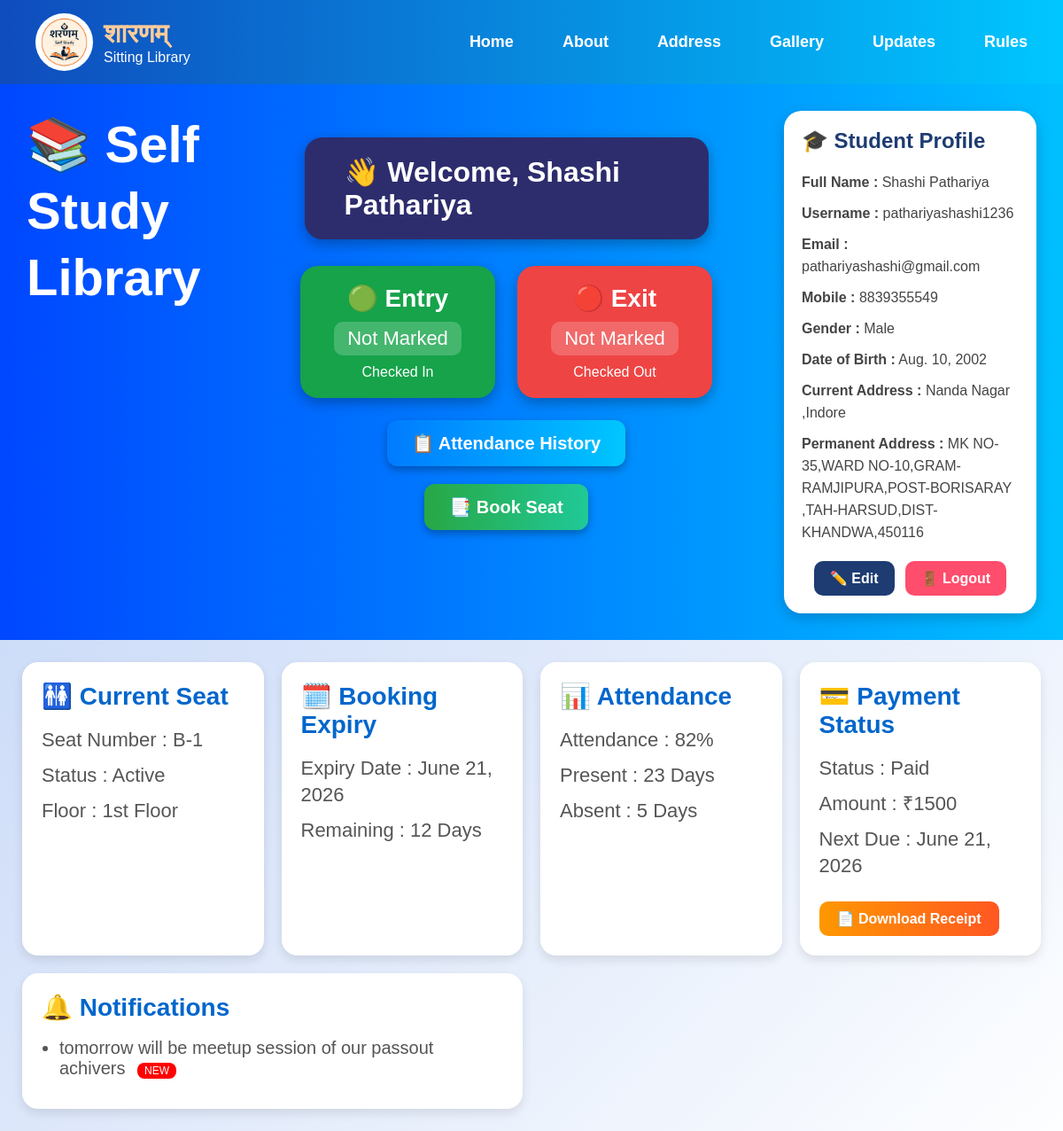
/dashboard/ (signed in), run on the app's committed database.
### library/models.py (models this page shows, shortened)
class Student(models.Model):
    fullname = models.CharField(max_length=100)
    username = models.CharField(max_length=100)
    email = models.EmailField()
    mobile = models.CharField(max_length=15)
    password = models.CharField(max_length=100)
    gender = models.CharField(max_length=20)
    dob = models.DateField()
    current_address = models.TextField()
    permanent_address = models.TextField()

class SeatBooking(models.Model):
    student = models.ForeignKey(Student, on_delete=models.CASCADE)
    seat_number = models.CharField(max_length=10)
    time_slot = models.CharField(max_length=50)
    booking_date = models.DateField(auto_now_add=True)
    expiry_date = models.DateField(default=timezone.now)
    status = models.CharField(max_length=20, default="Active")
    floor = models.CharField(max_length=20, default="1st Floor")

class Payment(models.Model):
    student = models.ForeignKey(Student, on_delete=models.CASCADE)
    amount = models.IntegerField()
    payment_method = models.CharField(max_length=50)
    transaction_id = models.CharField(max_length=100)
    status = models.CharField(max_length=20, default="Pending")
    payment_date = models.DateField(auto_now_add=True)
    expiry_date = models.DateField(default=timezone.now)

class Notification(models.Model):
    title = models.CharField(max_length=200)
    created_at = models.DateTimeField(auto_now_add=True)
    def __str__(self):
        return self.title

### library/views.py (the view)
# urls.py: path('dashboard/', views.dashboard, name='dashboard'),
def dashboard(request):
    student_id = request.session.get('student_id')
    if not student_id:
        return redirect('login')
    student = Student.objects.get(id=student_id)
    total_attendance = Attendance.objects.filter(
        student=student
    ).count()
    present_days = Attendance.objects.filter(
        student=student,
        check_in__isnull=False
    ).count()
    absent_days = total_attendance - present_days
    if total_attendance > 0:
        attendance_percentage = int(
            (present_days / total_attendance) * 100
        )
    else:
        attendance_percentage = 0
    payment = Payment.objects.filter(
        student=student
    ).last()
    booking = SeatBooking.objects.filter(
        student=student
    ).last()
    today = datetime.now().date()
    attendance = Attendance.objects.filter(
        student=student,
        date=today
    ).first()
    notifications = Notification.objects.all().order_by('-id')
    return render(
        request,
        'library/dashboard.html',
        {
            'student': student,
            'attendance': attendance,
            'notifications': notifications,
            'payment': payment,
            'booking': booking,
            'attendance_percentage': attendance_percentage,
            'present_days': present_days,
            'absent_days': absent_days,
        }
    )

### templates/library/dashboard.html (shortened to what this page needs)
<!DOCTYPE html>
<html>
<head>
</head>
<body>
    {% include 'library/navbar.html' %}
<div class="top-section">
    <div class="library-box">
        <h1>
            📚 Self Study Library
        </h1>
    </div>
    <div class="center-box">
        <div class="welcome-box">
            👋 Welcome, {{ student.fullname }}
        </div>
        <div class="entry-exit-buttons">
            <a href="/entry/" class="entry-btn">
                <div class="btn-title">
                    🟢 Entry
                </div>
                <div class="btn-time">
                    {% if attendance.check_in %}
                        {{ attendance.check_in }}
                    {% else %}
                        Not Marked
                    {% endif %}
                </div>
                <div class="btn-status">
                    Checked In
                </div>
            </a>
            <a href="/exit/" class="exit-btn">
                <div class="btn-title">
                    🔴 Exit
                </div>
                <div class="btn-time">
                    {% if attendance.check_out %}
                        {{ attendance.check_out }}
                    {% else %}
                        Not Marked
                    {% endif %}
                </div>
                <div class="btn-status">
                    Checked Out
                </div>
            </a>
        </div>
<div style="margin-top:25px; text-align:center;">
    <a href="/attendance-history/"
    style="
        background:linear-gradient(to right,#007bff,#00c6ff);
        color:white;
        padding:14px 28px;
        border-radius:12px;
        text-decoration:none;
        font-size:20px;
        font-weight:bold;
        display:inline-block;
        box-shadow:0 4px 10px rgba(0,0,0,0.3);
    ">
        📋 Attendance History
    </a>
</div>
<div style="margin-top:20px; text-align:center;">
    <a href="/seat-booking/"
       style="
       background:linear-gradient(to right,#28a745,#20c997);
       color:white;
       padding:14px 28px;
       border-radius:12px;
       text-decoration:none;
       font-size:20px;
       font-weight:bold;
       display:inline-block;
       box-shadow:0 4px 10px rgba(0,0,0,0.3);
       ">
       📑 Book Seat
    </a>
</div>
    </div>
    <div class="profile-box">
        <h2>
            🎓 Student Profile
        </h2>
        <p>
            <b>Full Name :</b>
            {{ student.fullname }}
        </p>
        <p>
            <b>Username :</b>
            {{ student.username }}
        </p>
        <p>
            <b>Email :</b>
            {{ student.email }}
        </p>
        <p>
            <b>Mobile :</b>
            {{ student.mobile }}
        </p>
        <p>
            <b>Gender :</b>
            {{ student.gender }}
        </p>
        <p>
            <b>Date of Birth :</b>
            {{ student.dob }}
        </p>
        <p>
            <b>Current Address :</b>
            {{ student.current_address }}
        </p>
        <p>
            <b>Permanent Address :</b>
            {{ student.permanent_address }}
        </p>
        <div class="profile-buttons">
            <a href="/edit-profile/" class="edit-btn">
                ✏️ Edit
            </a>
            <a href="/logout/" class="logout-btn">
                🚪 Logout
            </a>
        </div>
    </div>
</div>
<div class="cards-container">
    <div class="card">
        <h3>
            🚻 Current Seat
        </h3>
        <p>
    Seat Number : {{ booking.seat_number }}
</p>
       <p>
    Status : {{ booking.status }}
</p>
        <p>
    Floor : {{ booking.floor }}
</p>
    </div>
    <div class="card">
        <h3>
            🗓️ Booking Expiry
        </h3>
        <p>
    Expiry Date : {{ booking.expiry_date }}
</p>
        <p>
            Remaining : 12 Days
        </p>
    </div>
    <div class="card">
        <h3>
            📊 Attendance
        </h3>
        <p>
            Attendance : 82%
        </p>
        <p>
            Present : 23 Days
        </p>
        <p>
            Absent : 5 Days
        </p>
    </div>
    <div class="card">
        <h3>
            💳 Payment Status
        </h3>
        <p>
    Status : {{ payment.status }}
</p>
        <p>
    Amount : ₹{{ payment.amount }}
</p>
        <p>
    Next Due : {{ payment.expiry_date }}
</p>
<a href="/download-receipt/"
style="
background:linear-gradient(to right,#ff9800,#ff5722);
color:white;
padding:10px 20px;
border-radius:10px;
text-decoration:none;
display:inline-block;
margin-top:15px;
font-weight:bold;
">
📄 Download Receipt
</a>
    </div>
    <div class="card notification-card">
        <a href="/updates/" style="text-decoration:none; color:inherit;">
    <h3>
        🔔 Notifications
    </h3>
</a>
<ul>
      {% for note in notifications %}
            <li>
    {{ note}}
    {% if forloop.first %}
    <span style="
        background:red;
        color:white;
        padding:2px 8px;
        border-radius:8px;
        font-size:12px;
        margin-left:8px;
    ">
        NEW
    </span>
    {% endif %}
</li>
      {% endfor %}
        </ul>
    </div>
</div>
</body>

### templates/library/navbar.html (shortened to what this page needs)
{% load static %}
<nav class="navbar">
    <div class="logo-section">
        <img src="{% static 'images/logo.jpg' %}" alt="logo">
        <div class="logo-text">
            <h2>शारणम्</h2>
            <p>Sitting Library</p>
        </div>
    </div>
    <div class="nav-links">
        <a href="/">Home</a>
        <a href="/about/">About</a>
        <a href="/address/">Address</a>
        <a href="/gallery/">Gallery</a>
        <a href="/updates/">Updates</a>
        <a href="/rules/">Rules</a>
    </div>
</nav>

### templates/library/dashboard.html (style rules this page uses)
* { margin:0; padding:0; box-sizing:border-box; font-family:Arial, sans-serif; }
body { margin:0; padding:0; background: linear-gradient(135deg, #b9cef5, #fdfeff); min-height:100vh; font-family: Arial, sans-serif; }
.top-section { width:100%; min-height:420px; padding:30px; background:linear-gradient(to right,#0047ff,#00bfff); display:flex; justify-content:space-between; align-items:flex-start; gap:25px; }
.library-box { width:20%; }
.library-box h1 { color:white; font-size:58px; line-height:75px; font-weight:bold; }
.center-box { width:40%; display:flex; flex-direction:column; align-items:center; margin-top:30px; }
.welcome-box { background:#2d2d6d; color:white; padding:20px 45px; border-radius:20px; font-size:32px; font-weight:bold; box-shadow:0 5px 15px rgba(0,0,0,0.3); margin-bottom:30px; }
.entry-exit-buttons { display:flex; justify-content:center; gap:25px; }
.entry-btn, .exit-btn { text-decoration:none; color:white; padding:20px 35px; border-radius:20px; min-width:220px; display:flex; flex-direction:column; align-items:center; box-shadow:0 5px 15px rgba(0,0,0,0.3); transition:0.3s; }
.entry-btn { background:#16a34a; }
.exit-btn { background:#ef4444; }
.btn-title { font-size:28px; font-weight:bold; }
.btn-time { margin-top:10px; font-size:22px; background:rgba(255,255,255,0.2); padding:6px 15px; border-radius:10px; }
.btn-status { margin-top:10px; font-size:16px; }
.profile-box { width:25%; background:white; padding:20px; border-radius:20px; box-shadow:0 5px 15px rgba(0,0,0,0.2); }
.profile-box h2 { margin-bottom:20px; color:#1e3c72; }
.profile-box p { margin-bottom:10px; line-height:25px; color:#444; }
.profile-buttons { display:flex; justify-content:center; gap:12px; margin-top:20px; }
.edit-btn, .logout-btn { text-decoration:none; color:white; padding:10px 18px; border-radius:10px; font-weight:bold; transition:0.3s; }
.edit-btn { background:#1e3c72; }
.logout-btn { background:#ff4d6d; }
.cards-container { display:grid; grid-template-columns:repeat(4,1fr); gap:20px; padding:25px; }
.card { background:white; padding:22px; border-radius:18px; box-shadow:0 5px 12px rgba(0,0,0,0.1); transition:0.3s; }
.card h3 { margin-bottom:18px; color:#0066cc; font-size:28px; }
.card p { margin-bottom:10px; color:#555; font-size:22px; line-height:30px; }
.notification-card { grid-column:span 2; }
.notification-card ul { margin-top:10px; padding-left:20px; }
.notification-card li { margin-bottom:12px; color:#555; font-size:20px; }

### templates/library/navbar.html (style rules this page uses)
* { margin:0; padding:0; box-sizing:border-box; }
.navbar { width:100%; background: linear-gradient(90deg, #0f4cbd, #00c6ff); padding:15px 40px; min-height:85px; display:flex; align-items:center; justify-content:space-between; position:sticky; top:0; z-index:999; }
.logo-section { display:flex; align-items:center; gap:12px; }
.logo-section img { width:65px; height:65px; border-radius:50%; background:white; padding:3px; }
.logo-text h2 { color:#ffcc99; font-size:30px; margin:0; }
.logo-text p { color:white; font-size:16px; margin:0; }
.nav-links { display:flex; align-items:center; gap:30px; }
.nav-links a { color:white; text-decoration:none; margin-left:25px; font-size:18px; font-weight:bold; }
body { overflow-x:hidden; }

### data on the page
Student: fullname "Shashi Pathariya", username "pathariyashashi1236", email "pathariyashashi@gmail.com", mobile "8839355549", gender "Male", dob "Aug. 10, 2002", current_address "Nanda Nagar ,Indore", permanent_address "MK NO-35,WARD NO-10,GRAM-RAMJIPURA,POST-BORISARAY ,TAH-HARSUD,DIST-KHANDWA,450116"
SeatBooking: seat_number "B-1", status "Active", floor "1st Floor", expiry_date "June 21, 2026"
Payment: status "Paid", amount "1500", expiry_date "June 21, 2026"
Notification: title "tomorrow will be meetup session of our passout achivers"
